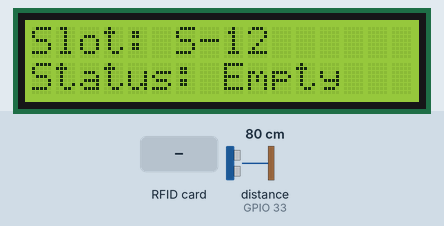
Recording of a sketch running on a simulated ESP32. Parts: 16×2 character LCD. The test bench sets the inputs (shaded band); at power-on: distance to the obstacle (sensor on GPIO 33) 80 cm. The echo pulse lasts 58.3 µs per cm; WiFi joins after 1.5 s; servers stay silent unless stated; what the sketch prints to the serial monitor is not drawn.

Above: at 2.8 s.
2.9 s: RFID card 5E 7A 19 C4 held to the reader
At 4.0 s:
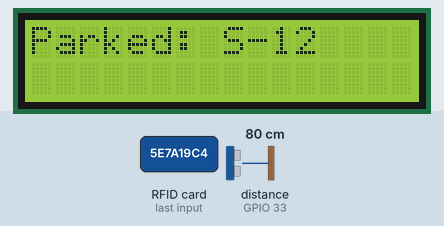
5.9 s: distance to the obstacle (sensor on GPIO 33) set to 11 cm
7.4 s: distance to the obstacle (sensor on GPIO 33) set to 8 cm
At 8.7 s:
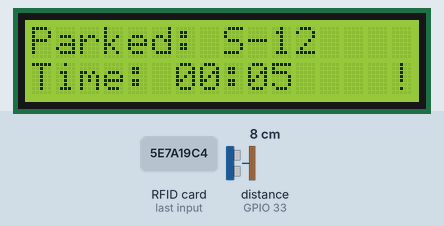
10.4 s: distance to the obstacle (sensor on GPIO 33) set to 120 cm
At 11.3 s:
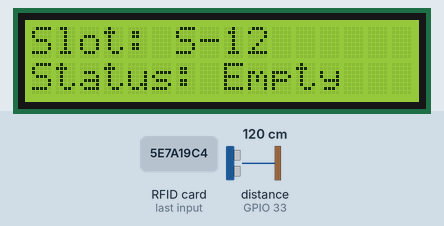
Timing chart, 0 to 12.9 s (numbered marks = the images above; inputs shaded):
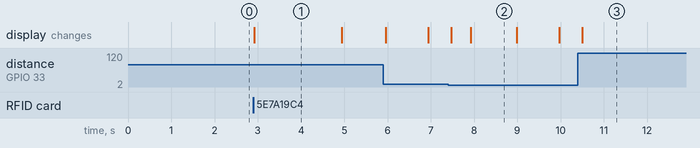

Measured:
- the behaviour switches between 10 and 9 cm on distance to the obstacle (sensor on GPIO 33) (found by bisection; images 1 and 2)
- after the input at 2.9 s, the display: changes at once (image 1)
- after the input at 7.4 s, the display: first changes after 0.08 s (image 2 shows a later state)
- after the input at 10.4 s, the display: changes after 0.10 s (image 3)
- what the display in image 1 shows lasts 2.0 s, from 2.9 s to 4.9 s
- what the display in image 2 shows lasts 1.1 s, from 7.9 s to 9.0 s

The sketch:

slot_node.ino
```cpp
#include <LiquidCrystal_I2C.h>
#include <MFRC522.h>
#include <NewPing.h>
#include <SPI.h>
#include <WebSocketsClient.h>
#include <WiFi.h>
#include <Wire.h>

// WiFi Credentials
const char *ssid = "YOUR_WIFI_SSID";
const char *password = "YOUR_WIFI_PASSWORD";

// WebSocket Server
const char *ws_host = "YOUR_BACKEND_IP";
const uint16_t ws_port = 8080;
WebSocketsClient webSocket;

// Slot Info
const String SLOT_ID = "S-12";

// RFID Pins
#define RST_PIN 22
#define SS_PIN 21
MFRC522 mfrc522(SS_PIN, RST_PIN);

// Ultrasonic Pins
#define TRIG_PIN 32
#define ECHO_PIN 33
#define MAX_DISTANCE 200 // Max distance to ping (cm)
NewPing sonar(TRIG_PIN, ECHO_PIN, MAX_DISTANCE);

// LCD Display
LiquidCrystal_I2C lcd(0x27, 16, 2); // I2C address 0x27

// State variables
bool isParked = false;
unsigned long parkStartTime = 0;
String currentParkedRFID = "";

void webSocketEvent(WStype_t type, uint8_t *payload, size_t length) {
  if (type == WStype_TEXT) {
    String msg = (char *)payload;
    if (msg.indexOf("INVALID_SLOT") > 0) {
      lcd.clear();
      lcd.setCursor(0, 0);
      lcd.print("Wrong Slot!");
      delay(3000);
      updateLCDState();
    }
  }
}

void setup() {
  Serial.begin(115200);

  // Init LCD
  lcd.init();
  lcd.backlight();
  lcd.clear();
  lcd.print("Slot: " + SLOT_ID);
  lcd.setCursor(0, 1);
  lcd.print("Status: Empty");

  // Connect WiFi
  WiFi.begin(ssid, password);
  while (WiFi.status() != WL_CONNECTED) {
    delay(500);
    Serial.print(".");
  }

  // Init SPI & RFID
  SPI.begin(18, 19, 23, 21); // SCK, MISO, MOSI, SS
  mfrc522.PCD_Init();

  // Connect WebSocket
  webSocket.begin(ws_host, ws_port, "/");
  webSocket.onEvent(webSocketEvent);
  webSocket.setReconnectInterval(5000);
}

void updateLCDState() {
  lcd.clear();
  lcd.setCursor(0, 0);
  if (isParked) {
    lcd.print("Parked: " + SLOT_ID);
  } else {
    lcd.print("Slot: " + SLOT_ID);
    lcd.setCursor(0, 1);
    lcd.print("Status: Empty");
  }
}

void loop() {
  webSocket.loop();

  // 1. Posture & Occupancy Check
  delay(50);
  unsigned int distance = sonar.ping_cm();
  bool carDetected = (distance > 0 && distance < 100); // Car is within 100cm

  if (!isParked && carDetected) {
    // Car just arrived but hasn't tapped yet
    // We can notify backend of a physical arrival without tap
  }

  if (isParked && !carDetected) {
    // Car left
    isParked = false;
    unsigned long duration = (millis() - parkStartTime) / 1000;
    String wsPayload = "{\"event\":\"SLOT_EXIT\", \"slot\":\"" + SLOT_ID +
                       "\", \"rfid\":\"" + currentParkedRFID +
                       "\", \"duration\":" + String(duration) + "}";
    webSocket.sendTXT(wsPayload);

    currentParkedRFID = "";
    updateLCDState();
  }

  // 2. RFID Tap Check (Confirm Parking)
  if (mfrc522.PICC_IsNewCardPresent() && mfrc522.PICC_ReadCardSerial()) {
    String rfid = "";
    for (byte i = 0; i < mfrc522.uid.size; i++) {
      rfid += String(mfrc522.uid.uidByte[i] < 0x10 ? "0" : "");
      rfid += String(mfrc522.uid.uidByte[i], HEX);
    }
    rfid.toUpperCase();

    if (!isParked && carDetected) {
      // Valid tap-in
      isParked = true;
      parkStartTime = millis();
      currentParkedRFID = rfid;

      String wsPayload = "{\"event\":\"SLOT_TAP\", \"slot\":\"" + SLOT_ID +
                         "\", \"rfid\":\"" + rfid + "\"}";
      webSocket.sendTXT(wsPayload);

      updateLCDState();
    }
    delay(2000);
  }

  // 3. Update Timer on LCD if parked
  if (isParked) {
    unsigned long duration = (millis() - parkStartTime) / 1000;
    int m = duration / 60;
    int s = duration % 60;

    char timeStr[10];
    sprintf(timeStr, "Time: %02d:%02d", m, s);

    lcd.setCursor(0, 1);
    lcd.print(timeStr);

    // Check posture logic (e.g. if distance is too close or too far while
    // parked)
    if (distance > 0 && distance < 10) {
      lcd.setCursor(15, 1);
      lcd.print("!"); // Warning indicator on LCD
      // Optionally send posture alert to backend
    } else {
      lcd.setCursor(15, 1);
      lcd.print(" ");
    }
  }
}
```
